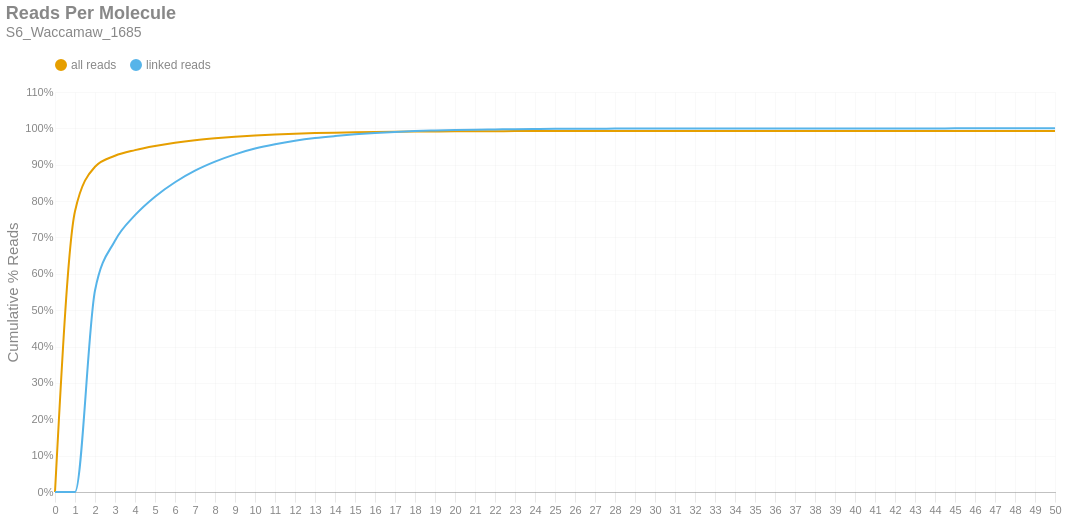

Source (notebook cell):
### Markdown cell above
### Reads per Molecule
This chart shows the cumulative distribution of the number of reads per linked molecule. That is, how many alignments are associated with a unique molecule. This excludes the number of reads associated with invalid or absent linked-read barcodes. The `linked` histogram is the percentages recalculated when disregarding singletons.

### Code cell
if SKIPLR:
    print_html(f"Skipped")
else:
    counts = np.bincount(valids['reads'].cast(pl.Int64).to_numpy())
    weighted = counts * np.arange(len(counts))
    all_perc = weighted / n_reads
    linked_perc = weighted / n_linked_reads
    linked_perc[1] = 0
    binned_df = pl.DataFrame({
        'readsper': list(range(len(counts))),
        'all reads (cumsum)': np.cumsum(all_perc).tolist(),
        'linked reads (cumsum)': np.cumsum(linked_perc).tolist(),
    })

    with SafeRender(binned_df):
        (
            density_plot(binned_df, 'Reads Per Molecule', samplename, 'readspmol')
            .encode(
                x=alt.X('readsper:O', title=None).axis(labelAngle=0).scale(padding=0),
                y=alt.Y('value:Q', title='Cumulative % Reads').axis(format='%').stack(False),
                color=alt.Color("key:N").scale(domain=["all reads", "linked reads"]),
                tooltip=[
                    alt.Tooltip("key:N", title="Data Type"),
                    alt.Tooltip("readsper:O", title="Reads Per Molecule"),
                    alt.Tooltip("value:Q", format=".2%", title="% Reads (Cum.)")
                ]            
            )
        ).display()

### Figure 1 — Vega-Lite specification as saved in the notebook (floating-point values rounded to 4 significant figures)
{"width": "container", "height": 400, "config": {"title": {"anchor": "start", "dy": -15, "fontSize": 18, "color": "#888888", "subtitleColor": "#888888", "subtitleFontSize": 14}, "arc": {"fill": "#0072B2"}, "axis": {"domainColor": "#888888", "domainWidth": 0.5, "gridWidth": 0.2, "grid": false, "titleFontWeight": 400, "titleFontSize": 15, "labelFontSize": 11, "labelColor": "#888888", "tickColor": "#888888", "tickWidth": 0.2, "titleColor": "#888888"}, "axisBand": {"grid": false}, "axisX": {"grid": true, "tickSize": 10, "domainCap": "round"}, "axisY": {"domain": false, "grid": true, "tickSize": 0, "domainCap": "round"}, "background": "transparent", "header": {"labelFontSize": 15, "labelColor": "#888888", "titleFontSize": 15, "titleFontWeight": 600, "titleColor": "#888888"}, "legend": {"labelFont": "sans-serif", "labelFontSize": 12, "labelColor": "#888888", "symbolSize": 100, "symbolType": "circle", "titleFontSize": 12, "titlePadding": 10, "titleColor": "#888888", "title": null, "orient": "top"}, "range": {"category": ["#E69F00", "#56B4E9", "#009E73", "#F0E442", "#0072B2", "#D55E00", "#CC79A7", "#000000"], "diverging": ["#cfe8f3", "#a2d4ec", "#73bfe2", "#46abdb", "#1696d2", "#12719e"]}, "area": {"fill": "#0072B2", "fillOpacity": 0.7, "line": true, "strokeOpacity": 0.7}, "line": {"color": "#0072B2", "stroke": "#0072B2", "strokeWidth": 2}, "trail": {"color": "#0072B2", "stroke": "#0072B2", "strokeWidth": 0, "size": 1}, "point": {"filled": true, "fillOpacity": 1.0, "size": 95}, "text": {"color": "#888888", "fontSize": 11, "align": "right", "fontWeight": 400, "size": 11}, "bar": {"fill": "#0072B2", "stroke": null}, "view": {"stroke": null, "continuousWidth": 660, "continuousHeight": 400}}, "data": {"name": "data-11d3aefe81d9493bae8385582328fc7f"}, "mark": {"type": "line", "interpolate": "monotone", "point": {"opacity": 0, "size": 275}}, "encoding": {"color": {"field": "key", "scale": {"domain": ["all reads", "linked reads"]}, "type": "nominal"}, "tooltip": [{"field": "key", "title": "Data Type", "type": "nominal"}, {"field": "readsper", "title": "Reads Per Molecule", "type": "ordinal"}, {"field": "value", "format": ".2%", "title": "% Reads (Cum.)", "type": "quantitative"}], "x": {"axis": {"labelAngle": 0}, "field": "readsper", "scale": {"padding": 0}, "title": null, "type": "ordinal"}, "y": {"axis": {"format": "%"}, "field": "value", "stack": false, "title": "Cumulative % Reads", "type": "quantitative"}}, "params": [{"name": "param_c36ac31b6afebe62", "select": {"type": "point", "fields": ["key"]}, "bind": "legend"}], "title": {"text": "Reads Per Molecule", "subtitle": "S6_Waccamaw_1685"}, "transform": [{"fold": ["all reads (cumsum)", "linked reads (cumsum)"]}, {"calculate": "replace(datum.key, ' (cumsum)', '')", "as": "key"}, {"filter": {"param": "param_c36ac31b6afebe62"}}], "usermeta": {"embedOptions": {"downloadFileName": "S6_Waccamaw_1685.readspmol"}}, "$schema": "https://vega.github.io/schema/vega-lite/v6.1.0.json", "datasets": {"data-11d3aefe81d9493bae8385582328fc7f": [{"readsper": 0, "all reads (cumsum)": 0.0, "linked reads (cumsum)": 0.0}, {"readsper": 1, "all reads (cumsum)": 0.772, "linked reads (cumsum)": 0.0}, {"readsper": 2, "all reads (cumsum)": 0.8944, "linked reads (cumsum)": 0.5541}, {"readsper": 3, "all reads (cumsum)": 0.9246, "linked reads (cumsum)": 0.6909}, {"readsper": 4, "all reads (cumsum)": 0.9402, "linked reads (cumsum)": 0.7612}, {"readsper": 5, "all reads (cumsum)": 0.9514, "linked reads (cumsum)": 0.8122}, {"readsper": 6, "all reads (cumsum)": 0.9602, "linked reads (cumsum)": 0.8519}, {"readsper": 7, "all reads (cumsum)": 0.9672, "linked reads (cumsum)": 0.8837}, {"readsper": 8, "all reads (cumsum)": 0.9727, "linked reads (cumsum)": 0.9085}, {"readsper": 9, "all reads (cumsum)": 0.9772, "linked reads (cumsum)": 0.9286}, {"readsper": 10, "all reads (cumsum)": 0.9806, "linked reads (cumsum)": 0.9444}, {"readsper": 11, "all reads (cumsum)": 0.9833, "linked reads (cumsum)": 0.9563}, {"readsper": 12, "all reads (cumsum)": 0.9854, "linked reads (cumsum)": 0.9659}, {"readsper": 13, "all reads (cumsum)": 0.987, "linked reads (cumsum)": 0.9733}, {"readsper": 14, "all reads (cumsum)": 0.9883, "linked reads (cumsum)": 0.9788}, {"readsper": 15, "all reads (cumsum)": 0.9893, "linked reads (cumsum)": 0.9836}, {"readsper": 16, "all reads (cumsum)": 0.9901, "linked reads (cumsum)": 0.9873}, {"readsper": 17, "all reads (cumsum)": 0.9908, "linked reads (cumsum)": 0.9903}, {"readsper": 18, "all reads (cumsum)": 0.9913, "linked reads (cumsum)": 0.9926}, {"readsper": 19, "all reads (cumsum)": 0.9916, "linked reads (cumsum)": 0.9941}, {"readsper": 20, "all reads (cumsum)": 0.9919, "linked reads (cumsum)": 0.9954}, {"readsper": 21, "all reads (cumsum)": 0.9921, "linked reads (cumsum)": 0.9964}, {"readsper": 22, "all reads (cumsum)": 0.9923, "linked reads (cumsum)": 0.9971}, {"readsper": 23, "all reads (cumsum)": 0.9925, "linked reads (cumsum)": 0.9978}, {"readsper": 24, "all reads (cumsum)": 0.9926, "linked reads (cumsum)": 0.9983}, {"readsper": 25, "all reads (cumsum)": 0.9927, "linked reads (cumsum)": 0.9988}, {"readsper": 26, "all reads (cumsum)": 0.9927, "linked reads (cumsum)": 0.999}, {"readsper": 27, "all reads (cumsum)": 0.9927, "linked reads (cumsum)": 0.9992}, {"readsper": 28, "all reads (cumsum)": 0.9928, "linked reads (cumsum)": 0.9993}, {"readsper": 29, "all reads (cumsum)": 0.9928, "linked reads (cumsum)": 0.9994}, {"readsper": 30, "all reads (cumsum)": 0.9928, "linked reads (cumsum)": 0.9996}, {"readsper": 31, "all reads (cumsum)": 0.9929, "linked reads (cumsum)": 0.9996}, {"readsper": 32, "all reads (cumsum)": 0.9929, "linked reads (cumsum)": 0.9997}, {"readsper": 33, "all reads (cumsum)": 0.9929, "linked reads (cumsum)": 0.9998}, {"readsper": 34, "all reads (cumsum)": 0.9929, "linked reads (cumsum)": 0.9998}, {"readsper": 35, "all reads (cumsum)": 0.9929, "linked reads (cumsum)": 0.9998}, {"readsper": 36, "all reads (cumsum)": 0.9929, "linked reads (cumsum)": 0.9999}, {"readsper": 37, "all reads (cumsum)": 0.9929, "linked reads (cumsum)": 0.9999}, {"readsper": 38, "all reads (cumsum)": 0.9929, "linked reads (cumsum)": 0.9999}, {"readsper": 39, "all reads (cumsum)": 0.9929, "linked reads (cumsum)": 0.9999}, {"readsper": 40, "all reads (cumsum)": 0.9929, "linked reads (cumsum)": 0.9999}, {"readsper": 41, "all reads (cumsum)": 0.9929, "linked reads (cumsum)": 0.9999}, {"readsper": 42, "all reads (cumsum)": 0.9929, "linked reads (cumsum)": 0.9999}, {"readsper": 43, "all reads (cumsum)": 0.9929, "linked reads (cumsum)": 0.9999}, {"readsper": 44, "all reads (cumsum)": 0.9929, "linked reads (cumsum)": 0.9999}, {"readsper": 45, "all reads (cumsum)": 0.9929, "linked reads (cumsum)": 1.0}, {"readsper": 46, "all reads (cumsum)": 0.9929, "linked reads (cumsum)": 1.0}, {"readsper": 47, "all reads (cumsum)": 0.9929, "linked reads (cumsum)": 1.0}, {"readsper": 48, "all reads (cumsum)": 0.9929, "linked reads (cumsum)": 1.0}, {"readsper": 49, "all reads (cumsum)": 0.9929, "linked reads (cumsum)": 1.0}, {"readsper": 50, "all reads (cumsum)": 0.9929, "linked reads (cumsum)": 1.0}]}}
